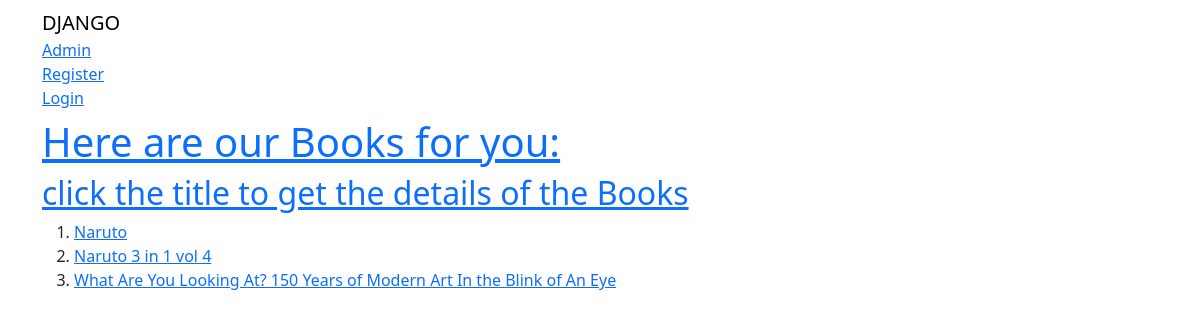
The page / on the database its author committed.
### book_app/models.py (models this page shows, shortened)
class BookInfo(models.Model):
    title = models.CharField(max_length =100,unique=True)
    author = models.CharField(max_length = 50)
    description = models.TextField(max_length=250)
    price = models.DecimalField(max_digits=10,decimal_places=2)
    publication_date = models.DateField(default=None)
    categories = models.ManyToManyField(Category, related_name='bookinfos')
    cover_image = models.ImageField(upload_to='book_covers/',blank=True,null=True)

### book_app/views.py (the view)
# urls.py: path('',views.BookViews,name='bookviews'),
def BookViews(request):
    books = BookInfo.objects.all() # get all the users
    return render(request,'book_app/book_list.html',{'books':books})

### templates/book_app/book_list.html (shortened to what this page needs)
<html>
{% extends 'book_app/base.html' %}
{% block content %}
    <h1>Here are our Books for you: </h1>
    <h2>click the title to get the details of the Books</h2>
    <ol>
        {% for book in books %}
            <li><a href="{% url 'book_app:bookdetails' book.id %}"> {{ book.title }}</a> </li>
        {% empty %}
            <li>No users found.</li>
        {% endfor %}
    </ol>
{% endblock %}

### rows shown on the page
BookInfo: title "Naruto"
BookInfo: title "Naruto 3 in 1 vol 4"
BookInfo: title "What Are You Looking At? 150 Years of Modern Art In the Blink of An Eye"
